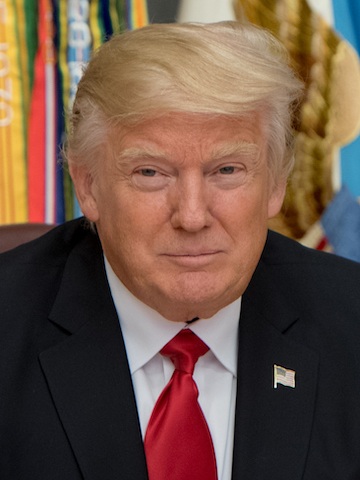
#> input picture D.Trump.jpg, 360 x 480 px, found by its file name
$ jupyter execute 'CV_HW_전흥기.ipynb'   (shell and % lines are left out)
#> lines starting #> are read from the running program, lines starting #| are printed output that depends on the picture
<a href="https://colab.research.google.com/github/doldolMac/homework_CV/blob/master/CV_HW_%EC%A0%84%ED%9D%A5%EA%B8%B0.ipynb" target="_parent"></a>

HW

[cell 1]
#! git clone https://github.com/doldolMac/homework_CV


from PIL import Image
import numpy as np
import scipy
from skimage import io
from matplotlib import pyplot as plt


M_img = Image.open("/content/homework_CV/D.Trump.jpg").convert('L')

T_img = Image.open("/content/homework_CV/me2.jpeg").convert('L')
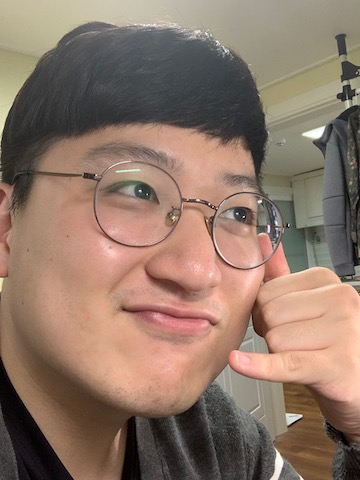
#> input picture me2.jpeg, 360 x 480 px, found by its file name
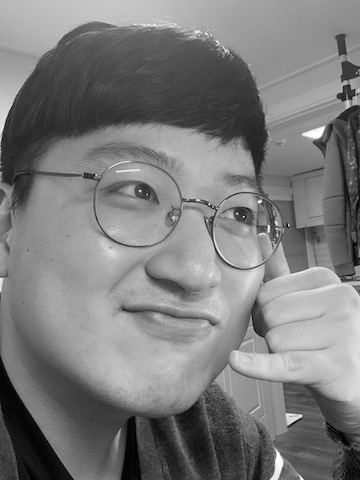
#> T_img: PIL image 360x480 L; min 0, max 255, mean 123.6


T_img = T_img.resize((360, 480))

M_img = M_img.resize((360, 480))

T_ft_img = np.fft.fft2(T_img)
T_shft_img = np.fft.fftshift(T_ft_img)
T_fil_shft_img = np.fft.fftshift(T_ft_img)
#T_fil_shft_img2 = np.fft.fftshift(T_ft_img)
T_abs_img = abs(T_shft_img)
T_ft_mag = np.log10(T_abs_img)
T_fil_ft_mag = np.log10(T_abs_img)

M_ft_img = np.fft.fft2(M_img)
M_shft_img = np.fft.fftshift(M_ft_img)
M_fil_shft_img = np.fft.fftshift(M_ft_img)
M_fil_shft_img2 = np.fft.fftshift(M_ft_img)
M_abs_img = abs(M_shft_img)
M_ft_mag = np.log10(M_abs_img)
M_fil_ft_mag = np.log10(M_abs_img)


T_info_img = T_img.size
#> T_info_img = (360, 480)
T_cols, T_rows = T_info_img
#> T_cols = 360; T_rows = 480
T_center_rows = int(T_rows/2)
#> T_center_rows = 240
T_center_cols = int(T_cols/2)
#> T_center_cols = 180

print(T_center_rows, T_center_cols)
#| 240 180

M_info_img = M_img.size
#> M_info_img = (360, 480)
M_cols, M_rows = M_info_img
#> M_cols = 360; M_rows = 480
M_center_rows = int(M_rows/2)
#> M_center_rows = 240
M_center_cols = int(M_cols/2)
#> M_center_cols = 180

#T_fil_shft_img[T_center_rows-20:T_center_rows+20, T_center_cols-20:T_center_cols+20]=0

#M_fil_shft_img[M_center_rows-20:M_center_rows+20, M_center_cols-20:M_center_cols+20]=0

#T_fil_shft_img =  T_fil_shft_img2 - T_fil_shft_img
#M_fil_shft_img =  M_fil_shft_img2 - M_fil_shft_img

# Circular LPF mask, center circle is 1, remaining all zeros

L_mask = np.zeros((M_rows, M_cols), np.uint8)
L_r = 20
M_center = [M_center_rows, M_center_cols]
#> M_center = [240, 180]
M_x, M_y = np.ogrid[:M_rows, :M_cols]
#> M_x = 480 values from 0 to 479
L_mask_area = (M_x - M_center[0]) ** 2 + (M_y - M_center[1]) ** 2 <=L_r*L_r
L_mask[L_mask_area] = 1

H_mask = np.ones((T_rows, T_cols), np.uint8)
H_r = 18
T_center = [T_center_rows, T_center_cols]
T_x, T_y = np.ogrid[:T_rows, :T_cols]
H_mask_area = (T_x - T_center[0]) ** 2 + (T_y - T_center[1]) ** 2 <=H_r*H_r
H_mask[H_mask_area] = 0

T_fil_shft_img = T_fil_shft_img * H_mask
M_fil_shft_img = M_fil_shft_img * L_mask

T_abs_fil_high = abs(T_fil_shft_img)
T_mag_fil_high = np.log10(T_abs_fil_high)

M_abs_fil_high = abs(M_fil_shft_img)
M_mag_fil_high = np.log10(M_abs_fil_high)

T_inv_ft_shft = np.fft.ifftshift(T_fil_shft_img)
T_inv_ft_img = np.fft.ifft2(T_inv_ft_shft)
T_abs_inv_ft_img = abs(T_inv_ft_img)

M_inv_ft_shft = np.fft.ifftshift(M_fil_shft_img)
M_inv_ft_img = np.fft.ifft2(M_inv_ft_shft)
M_abs_inv_ft_img = abs(M_inv_ft_img)
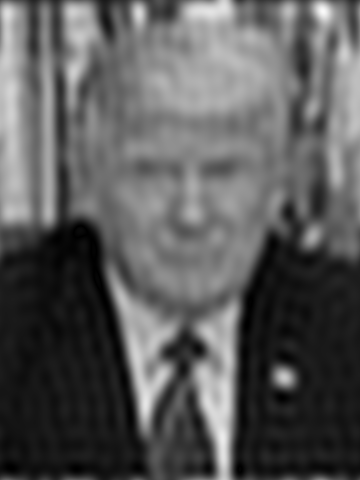
#> M_abs_inv_ft_img: shape (480, 360) float64; min 0.00346, max 249.4, mean 90.6

Superposition = abs(T_inv_ft_img) + abs(M_inv_ft_img)


fig = plt.figure(figsize=(18,24))
plt.subplot(341)
plt.imshow(T_img, cmap = 'gray')
plt.subplot(342)
plt.imshow(T_ft_mag, cmap = 'gray')
plt.subplot(343)
plt.imshow(T_mag_fil_high, cmap = 'gray')
plt.subplot(344)
plt.imshow(T_abs_inv_ft_img, cmap = 'gray')
plt.subplot(345)
plt.imshow(M_img, cmap = 'gray')
plt.subplot(346)
plt.imshow(M_ft_mag, cmap = 'gray')
plt.subplot(347)
plt.imshow(M_mag_fil_high, cmap = 'gray')
plt.subplot(348)
plt.imshow(M_abs_inv_ft_img, cmap = 'gray')
plt.subplot(349)
plt.imshow(Superposition, cmap = 'gray')

plt.show()

HW

[cell 2]

from PIL import Image
import numpy as np
import scipy
from skimage import io
from matplotlib import pyplot as plt


M_img = Image.open("/content/homework_CV/KYC.png").convert('L')
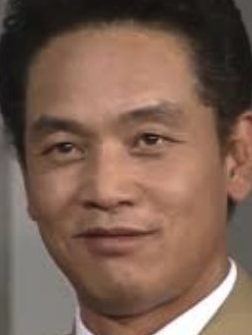
#> input picture KYC.png, 252 x 335 px, found by its file name
#> M_img: PIL image 252x335 L

T_img = Image.open("/content/homework_CV/me3.jpeg").convert('L')
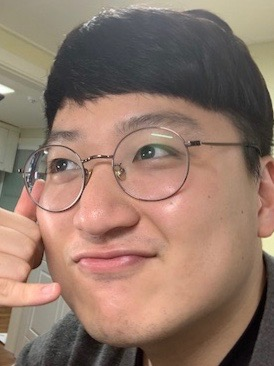
#> input picture me3.jpeg, 274 x 366 px, found by its file name
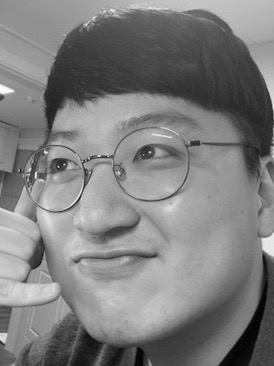
#> T_img: PIL image 274x366 L; min 0, max 255, mean 126


T_img = T_img.resize((360, 480))
#> T_img: PIL image 360x480 L

M_img = M_img.resize((360, 480))
#> M_img: PIL image 360x480 L

T_ft_img = np.fft.fft2(T_img)
T_shft_img = np.fft.fftshift(T_ft_img)
T_fil_shft_img = np.fft.fftshift(T_ft_img)
#T_fil_shft_img2 = np.fft.fftshift(T_ft_img)
T_abs_img = abs(T_shft_img)
T_ft_mag = np.log10(T_abs_img)
T_fil_ft_mag = np.log10(T_abs_img)

M_ft_img = np.fft.fft2(M_img)
M_shft_img = np.fft.fftshift(M_ft_img)
M_fil_shft_img = np.fft.fftshift(M_ft_img)
M_fil_shft_img2 = np.fft.fftshift(M_ft_img)
M_abs_img = abs(M_shft_img)
M_ft_mag = np.log10(M_abs_img)
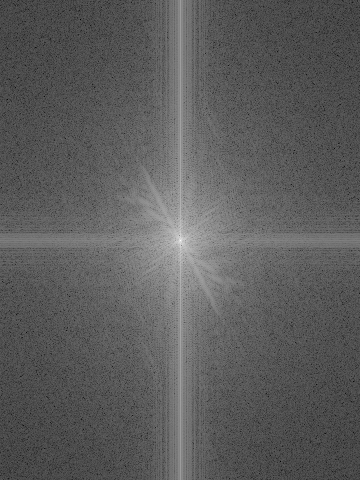
#> M_ft_mag: shape (480, 360) float64; min -0.358, max 7.25, mean 2.41; drawn with min black and max white
M_fil_ft_mag = np.log10(M_abs_img)


T_info_img = T_img.size
T_cols, T_rows = T_info_img
T_center_rows = int(T_rows/2)
T_center_cols = int(T_cols/2)

print(T_center_rows, T_center_cols)
#| 240 180

M_info_img = M_img.size
M_cols, M_rows = M_info_img
M_center_rows = int(M_rows/2)
M_center_cols = int(M_cols/2)

L_mask = np.zeros((M_rows, M_cols), np.uint8)
L_r = 10
M_center = [M_center_rows, M_center_cols]
M_x, M_y = np.ogrid[:M_rows, :M_cols]
L_mask_area = (M_x - M_center[0]) ** 2 + (M_y - M_center[1]) ** 2 <=L_r*L_r
L_mask[L_mask_area] = 1

H_mask = np.ones((T_rows, T_cols), np.uint8)
H_r = 16
T_center = [T_center_rows, T_center_cols]
T_x, T_y = np.ogrid[:T_rows, :T_cols]
H_mask_area = (T_x - T_center[0]) ** 2 + (T_y - T_center[1]) ** 2 <=H_r*H_r
H_mask[H_mask_area] = 0

T_fil_shft_img = T_fil_shft_img * H_mask
M_fil_shft_img = M_fil_shft_img * L_mask

T_abs_fil_high = abs(T_fil_shft_img)
T_mag_fil_high = np.log10(T_abs_fil_high)
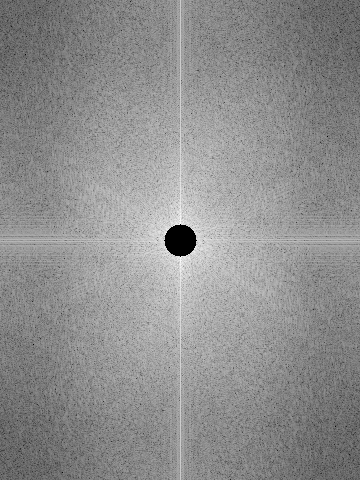
#> T_mag_fil_high: shape (480, 360) float64; 0.46% of the values are NaN or infinite; the others: min -0.0947, max 5.41, mean 3; drawn with min black, max white, NaN and infinite black

M_abs_fil_high = abs(M_fil_shft_img)
M_mag_fil_high = np.log10(M_abs_fil_high)

T_inv_ft_shft = np.fft.ifftshift(T_fil_shft_img)
T_inv_ft_img = np.fft.ifft2(T_inv_ft_shft)
T_abs_inv_ft_img = abs(T_inv_ft_img)
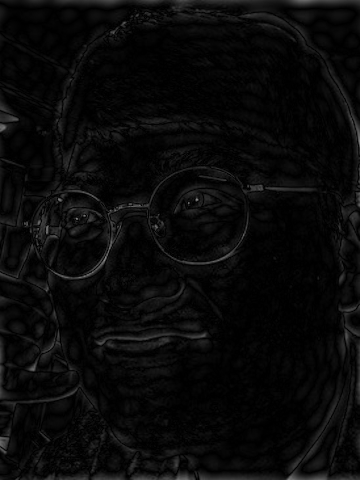
#> T_abs_inv_ft_img: shape (480, 360) float64; min 5.23e-05, max 140.9, mean 9.9

M_inv_ft_shft = np.fft.ifftshift(M_fil_shft_img)
M_inv_ft_img = np.fft.ifft2(M_inv_ft_shft)
M_abs_inv_ft_img = abs(M_inv_ft_img)

Superposition = abs(T_inv_ft_img) + abs(M_inv_ft_img)
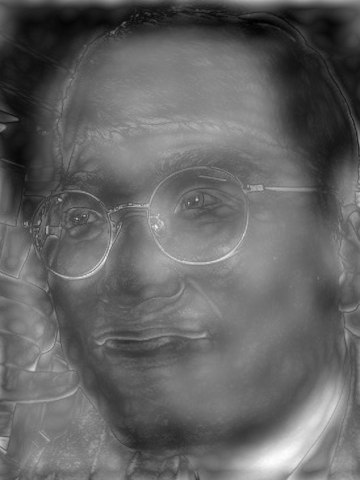
#> Superposition: shape (480, 360) float64; min 2.14, max 282.1, mean 112; drawn with min black and max white


fig = plt.figure(figsize=(18,24))
plt.subplot(341)
plt.imshow(T_img, cmap = 'gray')
plt.subplot(342)
plt.imshow(T_ft_mag, cmap = 'gray')
plt.subplot(343)
plt.imshow(T_mag_fil_high, cmap = 'gray')
plt.subplot(344)
plt.imshow(T_abs_inv_ft_img, cmap = 'gray')
plt.subplot(345)
plt.imshow(M_img, cmap = 'gray')
plt.subplot(346)
plt.imshow(M_ft_mag, cmap = 'gray')
plt.subplot(347)
plt.imshow(M_mag_fil_high, cmap = 'gray')
plt.subplot(348)
plt.imshow(M_abs_inv_ft_img, cmap = 'gray')
plt.subplot(349)
plt.imshow(Superposition, cmap = 'gray')

plt.show()
